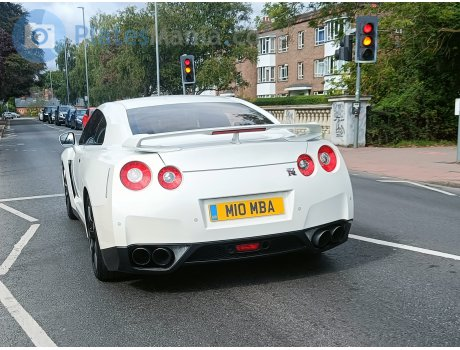
#> input picture car2.jpg, 460 x 350 px
$ jupyter execute --allow-errors License.ipynb
#> lines starting #> are read from the running program, lines starting #| are printed output that depends on the picture
Importing Required libraries

[cell 1]
import cv2 as cv
from matplotlib import pyplot as plt
import numpy as np
import imutils as imt
import easyocr as esy

Read the image then Grayscale and blur

[cell 2]
img=cv.imread('car2.jpg',)
#> img is the input picture: shape (350, 460, 3); mean B, G, R 124.6, 128.6, 123.3
gray=cv.cvtColor(img,cv.COLOR_BGR2GRAY)
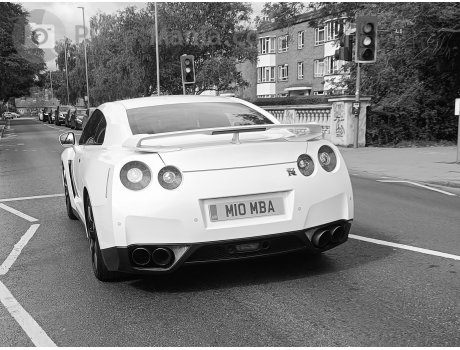
#> gray: shape (350, 460); min 0, max 255, mean 126.6
plt.imshow(cv.cvtColor(gray,cv.COLOR_BGR2RGB))

Apply the filter and find the edges for localization

[cell 3]
bfilter=cv.bilateralFilter(gray,11,17,17) #this is used to noise reduction
edge=cv.Canny(bfilter,30,200) # it will detect the edge
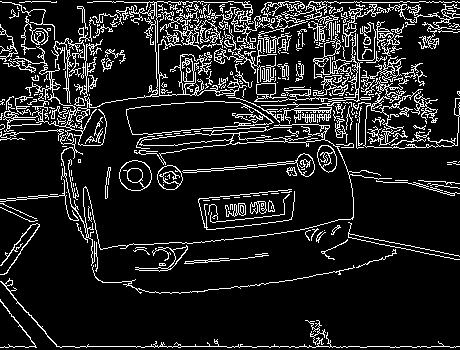
#> edge: shape (350, 460); 12.6% white in thin lines or dots
plt.imshow(cv.cvtColor(edge,cv.COLOR_BGR2RGB))

Find countours and applying mask

#> (a cell that did not finish here is left out)

[cell 5]
location=None
#> (the rest of this cell did not finish here and is left out)

[cell 6]
location

[cell 7]
mask=np.zeros(gray.shape,np.uint8)
new_img=cv.drawContours(mask,[location],0,600,600)
#> mask: shape (350, 460); every value is 0
new_img=cv.bitwise_and(img,img,mask=mask)
#> new_img: shape (350, 460, 3); every value is 0

[cell 8]
plt.imshow(cv.cvtColor(new_img,cv.COLOR_BGR2RGB))

[cell 9]
(x,y)=np.where(mask==255)
#> x = empty array; y = empty array
#> (the rest of this cell did not finish here and is left out)

$ run again, with car1.jpg copied over car2.jpg
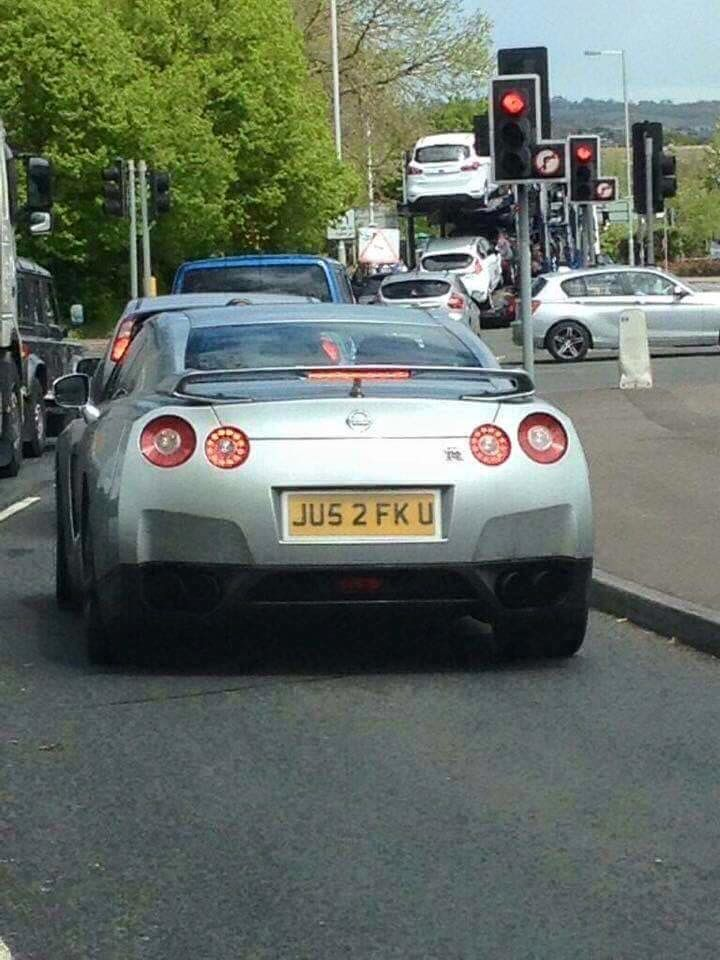
#> input picture car1.jpg, 720 x 960 px
#> img is the input picture: shape (960, 720, 3); mean B, G, R 101.2, 110, 100.6
#> `gray=cv.cvtColor(img,cv.COLOR_BGR2GRAY)`:
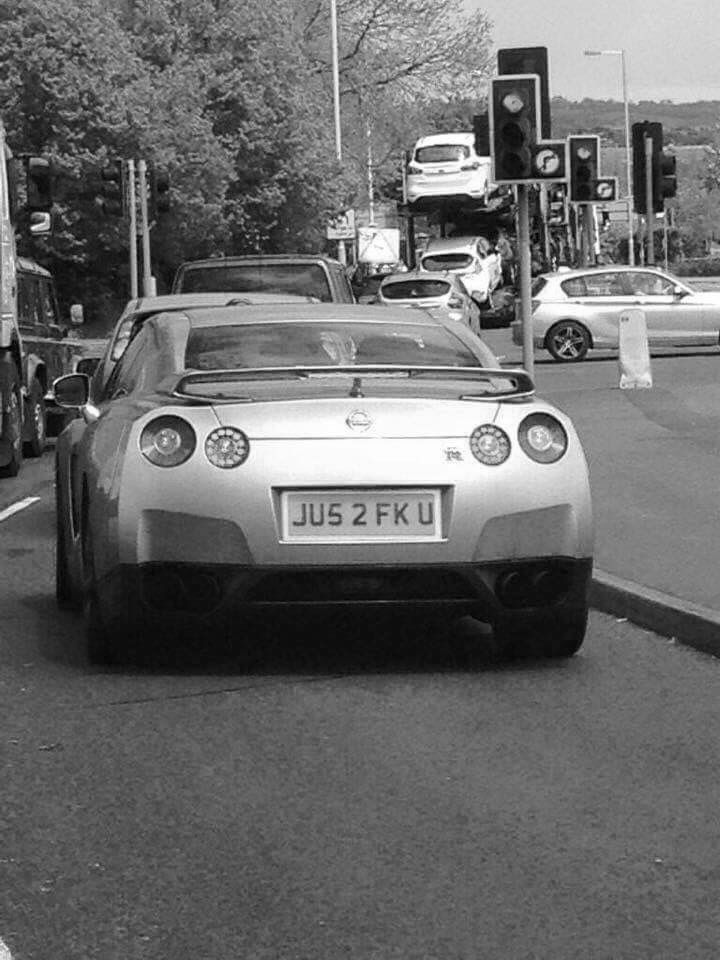
#> gray: shape (960, 720); min 0, max 255, mean 106.2
#> `edge=cv.Canny(bfilter,30,200)`:
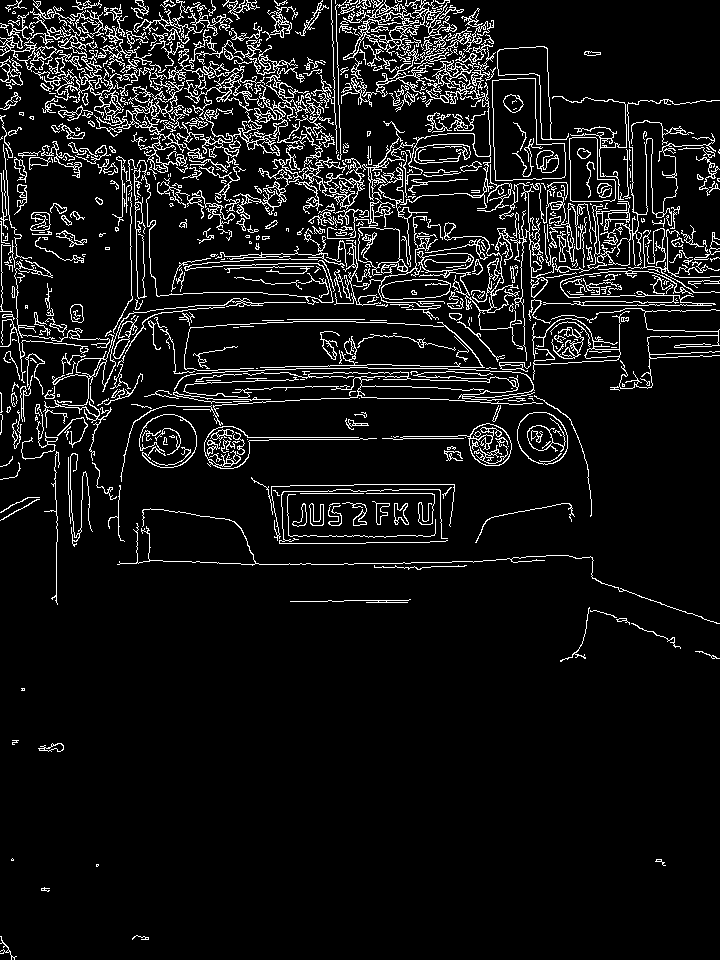
#> edge: shape (960, 720); 8.2% white in thin lines or dots
#> mask: shape (960, 720); every value is 0
#> new_img: shape (960, 720, 3); every value is 0

$ run again, with car3.jpg copied over car2.jpg
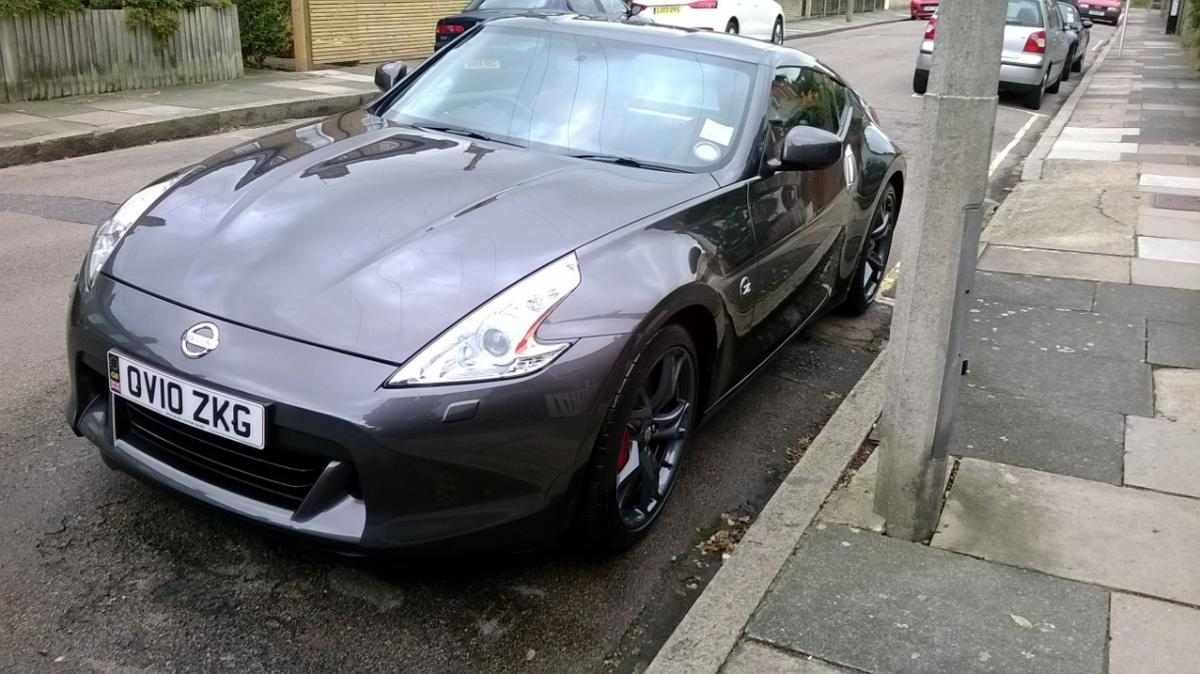
#> input picture car3.jpg, 1200 x 674 px
#> img is the input picture: shape (674, 1200, 3); mean B, G, R 122.7, 122.3, 122.6
#> `gray=cv.cvtColor(img,cv.COLOR_BGR2GRAY)`:
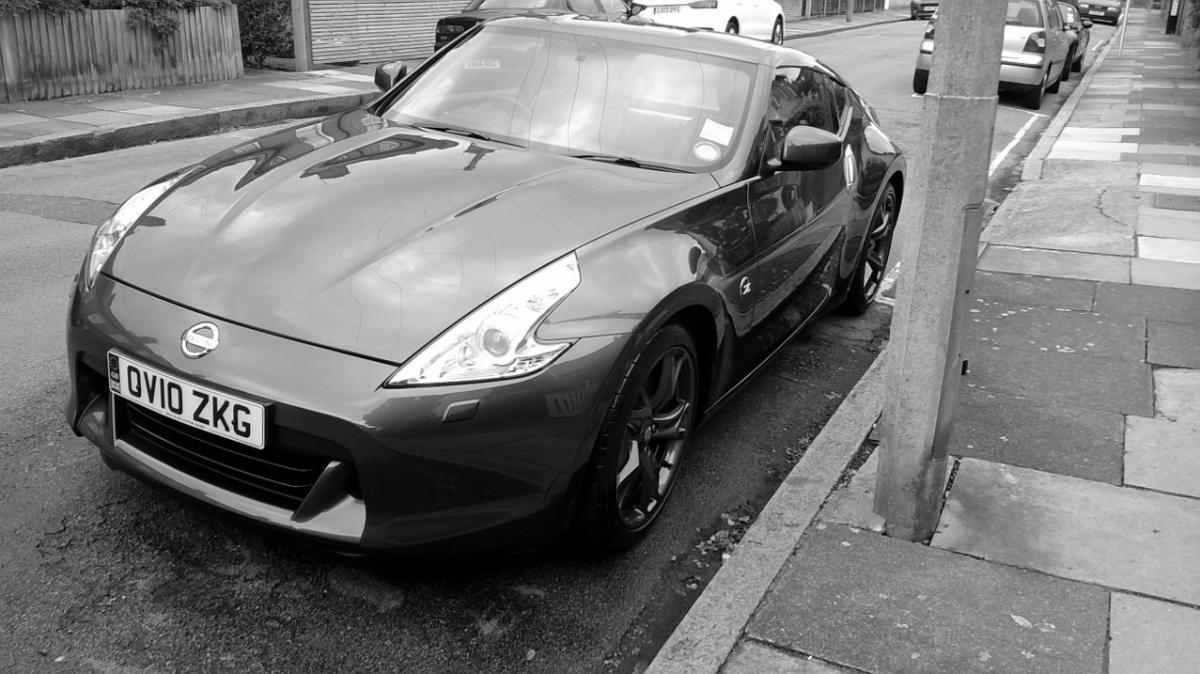
#> gray: shape (674, 1200); min 0, max 255, mean 122.5
#> `edge=cv.Canny(bfilter,30,200)`:
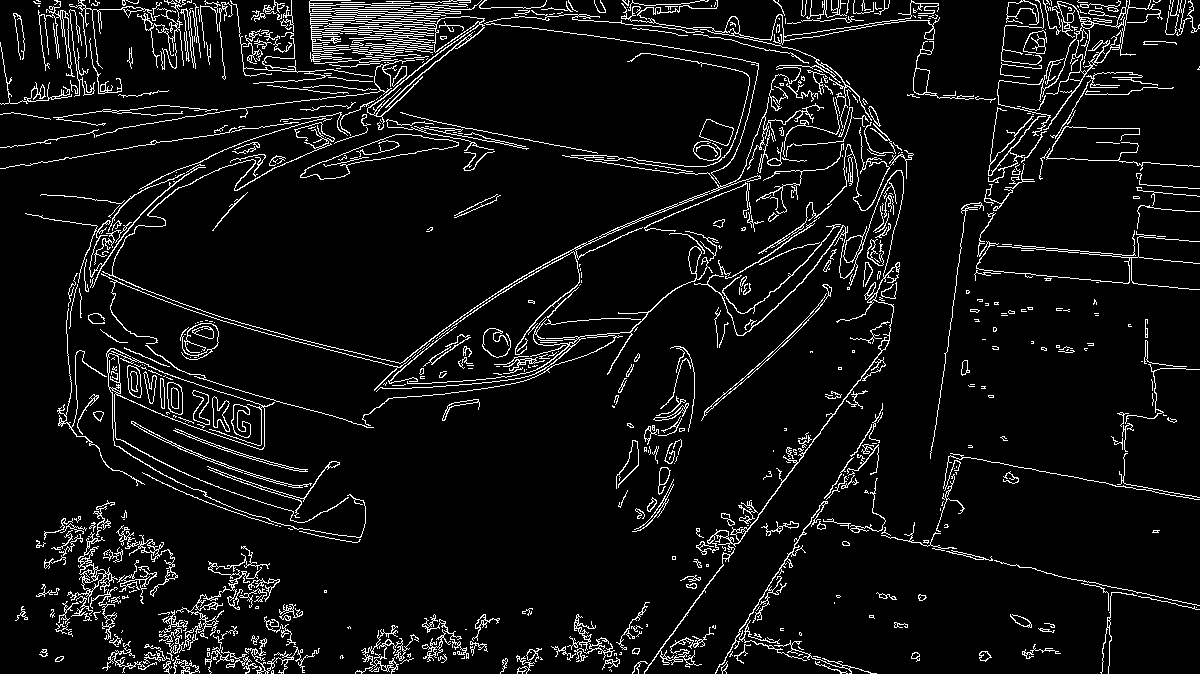
#> edge: shape (674, 1200); 6.9% white in thin lines or dots
#> mask: shape (674, 1200); every value is 0
#> new_img: shape (674, 1200, 3); every value is 0
